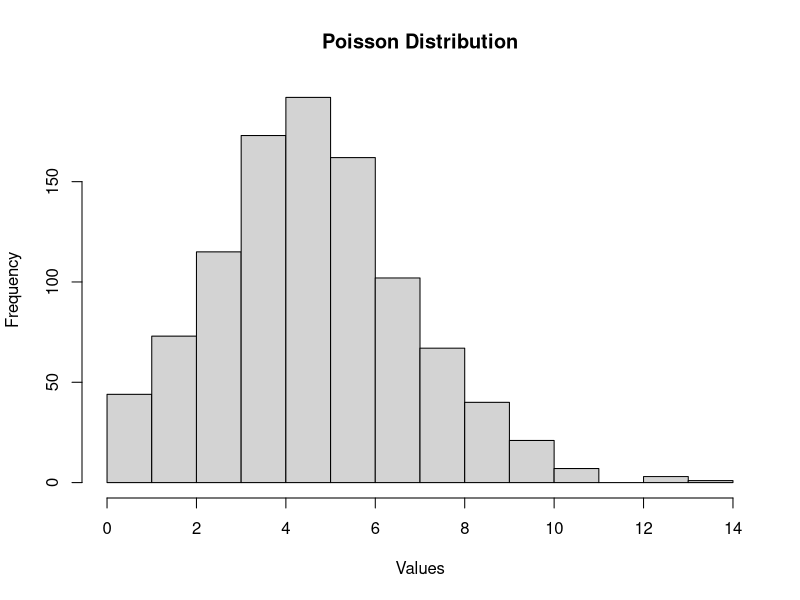
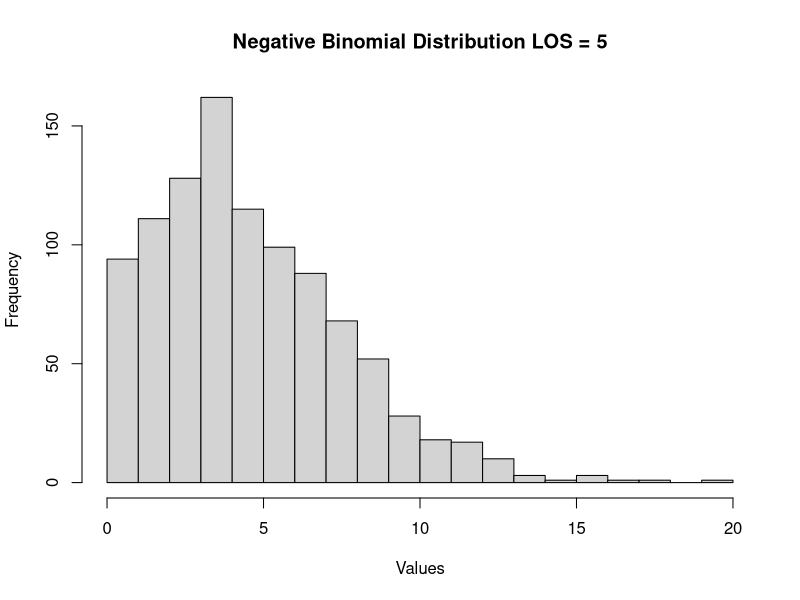
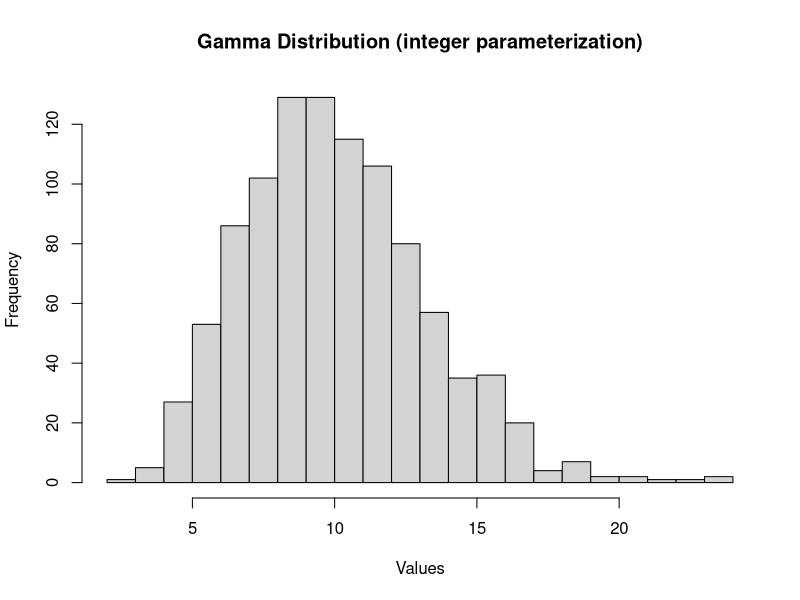

Generate these figures, in order, with R: (Note: this script raises an error after producing the figures.)
# Generate Poisson distributed integers ----------------------------------------
lambda <- 5 # Mean parameter
n <- 1000       # Number of samples
data_poisson <- rpois(n, lambda)

# Plot histogram
hist(data_poisson, breaks = 15, main = "Poisson Distribution", xlab = "Values")

# Generate Negative Binomial distributed integers ----------------------------------------
#meanLOS <- 5   # Mean length of stay (days)

# Assuming size parameter to be calculated based on empirical data or assumption
size <- 5     # approzimates the mean when prob = 0.5 
#prob <- meanLOS / (size + meanLOS)  # Calculate probability of discharge per day
prob <- 0.5 #c(.3, .5, .7) 
n <- 1000      # Number of patients or observations

data_nbinom <- rnbinom(n, size, prob)
mean(data_nbinom)
# Plot histogram
hist(data_nbinom, breaks = 15, main = "Negative Binomial Distribution LOS = 5", xlab = "Values")

# Generate Gamma distributed integers ----------------------------------------

shape <-10 # Shape parameter (integer > 0) #this centers mean at 5 days with rate of 1, so shape = mean when rate = 1
rate <- 1    # Rate parameter (mean = shape / rate)
n <- 1000     # Number of samples
data_gamma <- rgamma(n, shape, rate)

# Plot histogram
hist(data_gamma, breaks = 15, main = "Gamma Distribution (integer parameterization)", xlab = "Values")
mean(data_gamma)
# Generate Logarithmic Series distributed integers ----------------------------------------
# Desired mean of the variable
mean_var <- 5

meanlog <- log(mean_var) - 0.5 * sdlog^2
sdlog <- 1
n <- 1000     # Number of samples
data_logseries <- rlnorm(n, meanlog, sdlog)

# Plot histogram
hist(data_logseries, breaks = 15, main = "Logarithmic Series Distribution", xlab = "Values")
mean(data_logseries)

